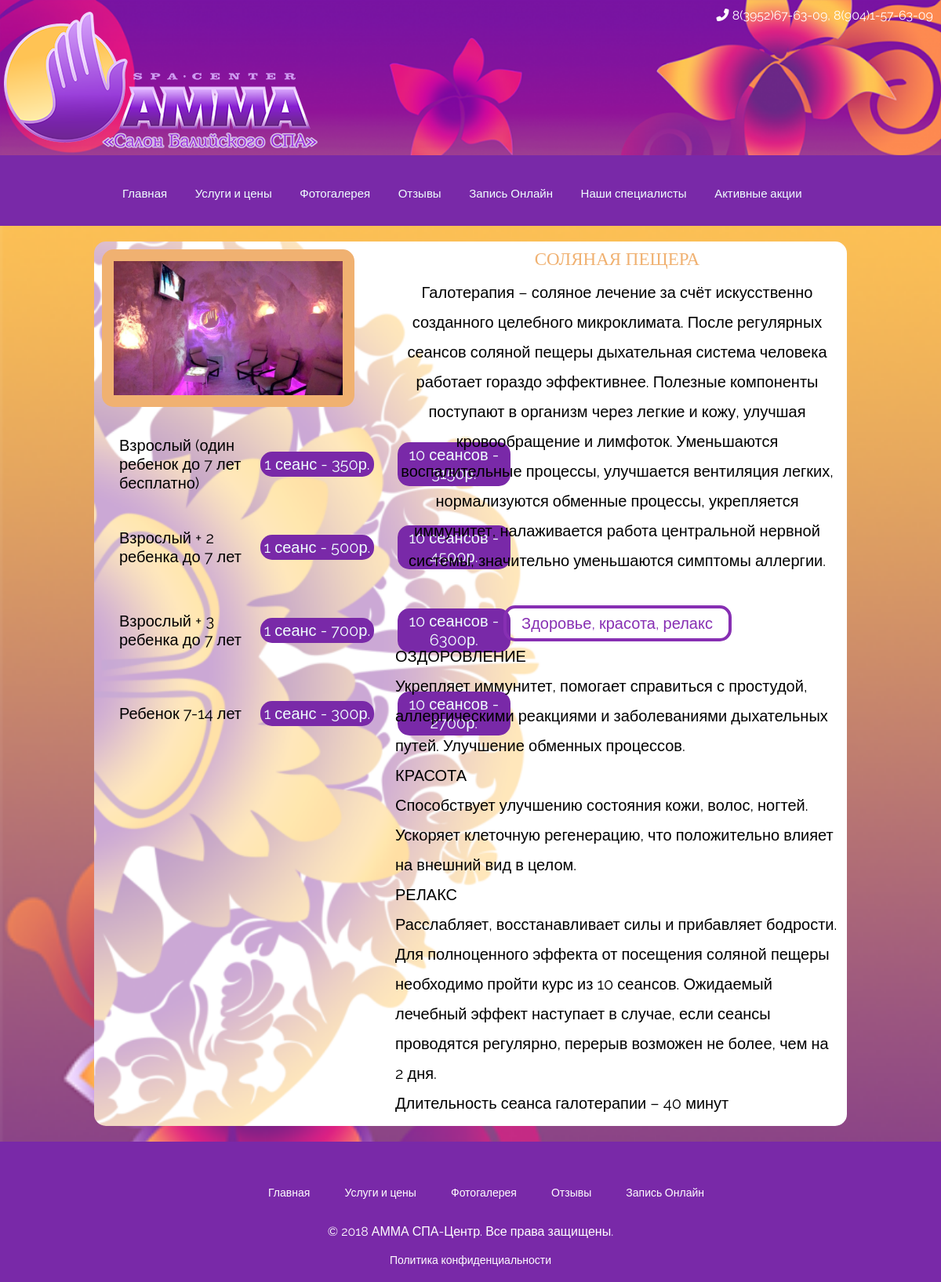
The app's page /salt/ with its own data.
### amma/models.py (models this page shows, shortened)
class Salt(models.Model):
    id_salt = models.AutoField(auto_created=True, primary_key=True)
    img = models.ImageField()
    description_1 = models.TextField()
    description_2 = models.TextField()
    name = models.CharField(max_length=100)
    desc_price_1 = models.CharField(max_length=100)
    price_1_1 = models.IntegerField()
    time_1_1 = models.IntegerField()
    price_1_2 = models.IntegerField()
    time_1_2 = models.IntegerField()
    desc_price_2 = models.CharField(max_length=100)
    price_2_1 = models.IntegerField()
    time_2_1 = models.IntegerField()
    price_2_2 = models.IntegerField()
    time_2_2 = models.IntegerField()
    desc_price_3 = models.CharField(max_length=100)
    price_3_1 = models.IntegerField()
    time_3_1 = models.IntegerField()
    price_3_2 = models.IntegerField()
    time_3_2 = models.IntegerField()
    desc_price_4 = models.CharField(max_length=100)
    price_4_1 = models.IntegerField()
    time_4_1 = models.IntegerField()
    price_4_2 = models.IntegerField()
    time_4_2 = models.IntegerField()

### amma/views.py (the view)
# urls.py: path('salt/', views.salt_page, name='salt_page'),
def salt_page(request):
    from .models import Salt
    serv_info = Salt.objects.all()
    context = {
        'serv_info': serv_info
    }
    return render(request, 'amma/salt_page.html', context)

### templates/amma/salt_page.html (shortened to what this page needs)
{% load static %}
<!DOCTYPE html>
<html lang="en">
<head>
	<link rel="stylesheet" href="{% static 'css/style.css' %}">
</head>
<body>
	<header>
		<div class="bolo">
			<div class="nomber">
				<p><i class="fas fa-phone-alt"></i> 8(3952)67-63-09, 8(904)1-57-63-09 </p>
			</div>
			<div class="logo">
				<a href="{% url 'index_page' %}"><img class="graficlogo" src="{% static 'img/logo.png' %}" alt="Logo"></a>
			</div>
		</div>
		<nav>
			<div class="topnav" id="myTopnav">
				<a href="{% url 'index_page' %}">Главная</a>
				<a href="{% url 'prices_page' %}">Услуги и цены</a>
				<a href="{% url 'gallery_page' %}">Фотогалерея</a>
				<a href="{% url 'reviews' %}">Отзывы</a>
				<a href="{% url 'appli_online_page' %}">Запись Онлайн</a>
				<a href="{% url 'workers_page' %}">Наши специалисты</a>
                <a href="{% url 'actions_page' %}">Активные акции</a>
			</div>
		</nav>
	</header>
    <div class="zeman_wrapper" style="background-image: {% static 'img/Фон_сертификаты_3-606x1024.png' %}; background-repeat: repeat-y; background-position: center !important; background-size: cover !important; background-repeat: repeat-y; border-radius: 10px !important;">
        {% for serv in serv_info %}
            <div class="serv">
                <div class="serv_left">
                    <div class="serv_img">
                        <img src="{{ MEDIA_URL }}{{ serv.img.url }}" alt="" class="serv_img_img" style="border-radius: 15px; border: 15px #F0B171 solid;">
                    </div>
                    <div class="serv_prices" style="display: flex;
                                                    align-items: center;
                                                    justify-content: space-around;
                                                    padding-left: 27px;
                                                    padding-top: 20px;
                                                    width: 514px;">
                        <div class="salt_desc_zeman" style="display: flex;
                                    align-items: center;
                                    justify-content: space-around;
                                    width: 100%;">
                            <div class="salt_desc_name">
                                {{ serv.desc_price_1 }}
                            </div>
                            <div class="serv_price" style="width: 33%;">
                                <a href="{{ serv.id_salt }}/{{ serv.price_1_1 }}/{{ serv.time_1_1 }}">
                                    1 сеанс - {{ serv.price_1_1 }}р.
                                </a>
                            </div>
                            <div class="serv_price" style="width: 33%;">
                                <a href="{{ serv.id_salt }}/{{ serv.price_1_2 }}/{{ serv.time_1_2 }}">
                                    10 сеансов - {{ serv.price_1_2 }}р.
                                </a>
                            </div>
                        </div>
                    </div>
                    <div class="serv_prices" style="display: flex;
                                                    align-items: center;
                                                    justify-content: space-around;
                                                    padding-left: 27px;
                                                    padding-top: 20px;
                                                    width: 514px;">
                        <div class="salt_desc_zeman" style="display: flex;
                                    align-items: center;
                                    justify-content: space-around; width: 100%;">
                            <div class="salt_desc_name">
                                {{ serv.desc_price_2 }}
                            </div>
                            <div class="serv_price" style="width: 33%;">
                                <a href="{{ serv.id_salt }}/{{ serv.price_2_1 }}/{{ serv.time_2_1 }}">
                                    1 сеанс - {{ serv.price_2_1 }}р.
                                </a>
                            </div>
                            <div class="serv_price" style="width: 33%;">
                                <a href="{{ serv.id_salt }}/{{ serv.price_2_2 }}/{{ serv.time_2_2 }}">
                                    10 сеансов - {{ serv.price_2_2 }}р.
                                </a>
                            </div>
                        </div>
                    </div>
                    <div class="serv_prices" style="display: flex;
                                                    align-items: center;
                                                    justify-content: space-around;
                                                    padding-left: 27px;
                                                    padding-top: 20px;
                                                    width: 514px;">
                        <div class="salt_desc_zeman" style="display: flex;
                                    align-items: center;
                                    justify-content: space-around; width: 100%;">
                            <div class="salt_desc_name">
                                {{ serv.desc_price_3 }}
                            </div>
                            <div class="serv_price" style="width: 33%;">
                                <a href="{{ serv.id_salt }}/{{ serv.price_3_1 }}/{{ serv.time_3_1 }}">
                                    1 сеанс - {{ serv.price_3_1 }}р.
                                </a>
                            </div>
                            <div class="serv_price" style="width: 33%;">
                                <a href="{{ serv.id_salt }}/{{ serv.price_3_2 }}/{{ serv.time_3_2 }}">
                                    10 сеансов - {{ serv.price_3_2 }}р.
                                </a>
                            </div>
                        </div>
                    </div>
                    <div class="serv_prices" style="display: flex;
                                                    align-items: center;
                                                    justify-content: space-around;
                                                    padding-left: 27px;
                                                    padding-top: 20px;
                                                    width: 514px;">
                        <div class="salt_desc_zeman" style="display: flex;
                                    align-items: center;
                                    justify-content: space-around; width: 100%;">
                            <div class="salt_desc_name">
                                {{ serv.desc_price_4 }}
                            </div>
                            <div class="serv_price" style="width: 33%;">
                                <a href="{{ serv.id_salt }}/{{ serv.price_4_1 }}/{{ serv.time_4_1 }}">
                                    1 сеанс - {{ serv.price_4_1 }}р.
                                </a>
                            </div>
                            <div class="serv_price" style="width: 33%;">
                                <a href="{{ serv.id_salt }}/{{ serv.price_4_2 }}/{{ serv.time_4_2 }}">
                                    10 сеансов - {{ serv.price_4_2 }}р.
                                </a>
                            </div>
                        </div>
                    </div>
                </div>
                <div class="serv_right">
                    <div class="serv_name">
                        {{ serv.name }}
                    </div>
                    <div class="serv_desc">
                        {{ serv.description_1 | safe }}
                        <br>
                        <br>
                        <div class="serv_desc_wrapper_hamam" style="display: flex; justify-content: center">
                            <div class="hamam_2_desc_name" style="border: 4px #872FB3 solid; border-radius: 15px; font-size: 20px; color: #872FB3; width: 50%;">
                            Здоровье, красота, релакс
                        </div>
                        </div>
                        <div class="hamam_2_desc_name" style="text-align: left">
                            {{ serv.description_2 | safe }}
                        </div>
                    </div>
                </div>
            </div>
        {% endfor %}
    </div>
	<footer>
		<nav>
			<div class="bottomnav">
				<a href="index.html">Главная</a>
				<a href="services.html">Услуги и цены</a>
				<a href="gallery.html">Фотогалерея</a>
				<a href="testimonials.html">Отзывы</a>
				<a href="appointment.html">Запись Онлайн</a>
			</div>
		</nav>
		<div class="container_footer">
			<p>© 2018 АММА СПА-Центр. Все права защищены.</p>
			<a href=""><p>Политика конфиденциальности</p></a>
		</div>
	</footer>
</body>
</html>

### static/css/style.css (style rules this page uses)
* { margin: 0; padding: 0; }
a { text-decoration: none; }
body { font-family: 'Raleway', sans-serif; background: rgba(255,255,255,0.5) url(../img/bkg4-1024x500.png)no-repeat fixed left top; background-size: cover; background-attachment: fixed; }
header { background-color: #7929A8; }
.bolo { background-image: url(../img/bkg_image.png); background-size: cover; }
.nomber { color: #fff; padding: 10px; float: right; height: 20px; }
.graficlogo { padding: 5px; max-width: 100%; box-sizing: border-box; margin-top: 10px; }
nav { margin: auto; width: 920px; height: 50px; }
.topnav { font-size: 14px; margin-top: 40px; }
.topnav a { color: azure; text-align: center; padding: 14px 16px; font-size: 15px; position: relative; }
.topnav a::before { content: ''; bottom: 0; left: 0; position: absolute; width: 0%; height: 2px; background-color: #000; transition: 0.3s; }
footer { width: 100%; height: auto; background-color: #7929A8; margin:0 auto; text-align: center; padding-top: 55px; padding-bottom: 10px; }
footer a { color: white; font-size: 14px; margin-left: 40px; transition: 0.5s; }
.container_footer { color: white; margin-bottom: 10px; }
.zeman_wrapper { width: 100%; min-height: 100vh; display: flex; justify-content: center; align-items: center; }
.serv { width: 80%; height: 80%; background: url(../img/backgroundcertfone.png) ; background-repeat: repeat-y; background-position: center !important; background-size: cover !important; display: flex; flex-wrap: wrap; justify-content: space-between; border-radius: 15px; margin-bottom: 20px; margin-top: 20px; }
.serv_left { width: 35%; min-width: 280px; }
.serv_right { width: 60%; min-width: 280px; text-align: center; }
.serv_img { width: 100%; }
.serv_img_img { width: 87%; }
.serv_price { text-align: center; width: 70%; background-color: #7929A8; border-radius: 15px; color: azure; }
.serv_right, .serv_left { font-size: 20px; }
.serv_name { font-size: 23px; color: #F0B171; font-family: "Arial Black"; }
.serv_desc { line-height: 1.9; }
.serv_right, .serv_left, .serv_img, .serv_name, .serv_desc { padding: 5px; }
.serv_price { text-align: center; margin: 15px; padding: 4px; transition: 0.3s; }
.serv_price a { color: azure; text-decoration: none; width: 100%; height: 100%; }
.salt_desc_name { width: 40%; }

### records on screen
Salt: img (picture), desc_price_1 "Взрослый (один ребенок до 7 лет бесплатно)", price_1_1 "350", price_1_2 "3150", desc_price_2 "Взрослый + 2 ребенка до 7 лет", price_2_1 "500", price_2_2 "4500", desc_price_3 "Взрослый + 3 ребенка до 7 лет", price_3_1 "700", price_3_2 "6300", desc_price_4 "Ребенок 7-14 лет", price_4_1 "300", price_4_2 "2700", name "СОЛЯНАЯ ПЕЩЕРА", description_1 "Галотерапия – соляное лечение за счёт искусственно созданного целебного микроклимата. После регулярных сеансов соляной пещеры дыхательная система человека работает гораздо эффективнее. Полезные компоненты поступают в организм через легкие и кожу, улучшая кровообращение и лимфоток. Уменьшаются воспалительные процессы, улучшается вентиляция легких, нормализуются обменные процессы, укрепляется иммунитет, налаживается работа центральной нервной системы, значительно уменьшаются симптомы аллергии.", description_2 "ОЗДОРОВЛЕНИЕ Укрепляет иммунитет, помогает справиться с простудой, аллергическими реакциями и заболеваниями дыхательных путей. Улучшение обменных процессов. КРАСОТА Способствует улучшению состояния кожи, волос, ногтей. Ускоряет клеточную регенерацию, что положительно влияет на внешний вид в целом. РЕЛАКС Расслабляет, восстанавливает силы и прибавляет бодрости. Для полноценного эффекта от посещения соляной пещеры необходимо пройти курс из 10 сеансов. Ожидаемый лечебный эффект наступает в случае, если сеансы проводятся регулярно, перерыв возможен не более, чем на 2 дня. Длительность сеанса галотерапии – 40 минут"
